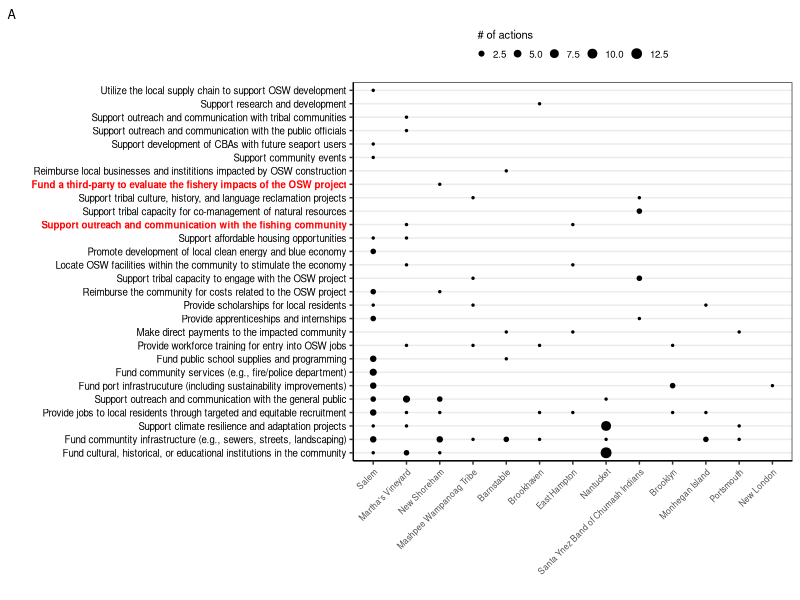
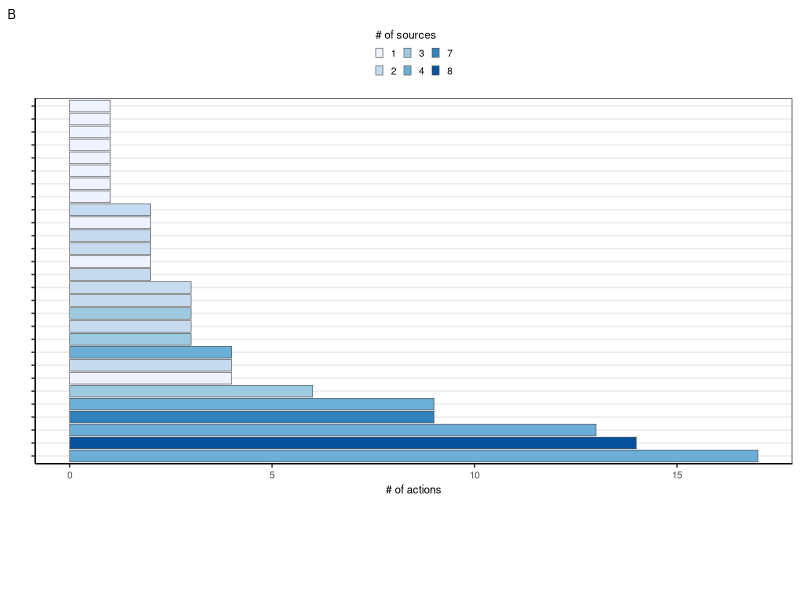
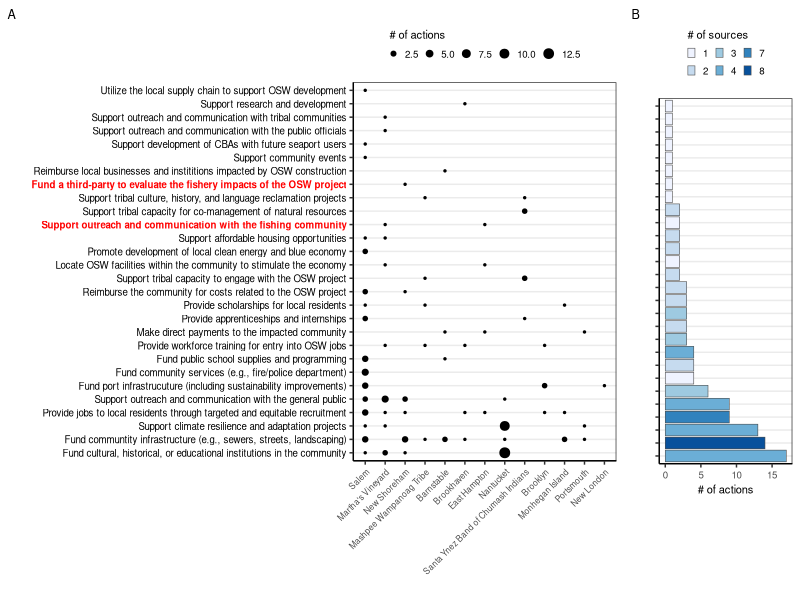

The R script that drew these images, in order: (Note: this script raises an error after producing the figures.)


# Clear workspace
rm(list = ls())

# Setup
################################################################################

# Packages
library(stringr)
library(tidyverse)

# Directories
tabledir <- "tables"
plotdir <- "figures"

# Read data
actions_orig <- readxl::read_excel("data/actions/action_database_other_cbas.xlsx", sheet=1)
measures_orig <- readxl::read_excel("data/actions/action_database_other_cbas.xlsx", sheet=2)
# att_key <- readxl::read_excel("data/actions/action_database.xlsx", sheet=3)


# Build data
################################################################################

# Action count
actions_tot <- actions_orig %>% 
  # Count
  group_by(strategy) %>% 
  summarize(n=n(),
            ntowns=n_distinct(town)) %>% 
  arrange(desc(n)) %>% 
  # Order
  mutate(strategy=factor(strategy, levels=strategy))

# Town name
towns <- actions_orig %>% 
  group_by(town) %>% 
  summarize(nstrategies=n_distinct(strategy)) %>% 
  ungroup() %>% 
  arrange(desc(nstrategies))

# Action stats
actions_by_town <- actions_orig %>% 
  # Count
  count(town, strategy) %>% 
  # Order sources
  mutate(town=factor(town, levels=towns$town),
         strategy=factor(strategy, levels=actions_tot$strategy))


# Plot data
################################################################################

# Custom fonts
font_faces <- ifelse(grepl("fish", levels(actions_by_town$strategy)), "bold", "plain")
font_colors <- ifelse(grepl("fish", levels(actions_by_town$strategy)), "red", "black")


# Base theme
base_theme <-  theme(axis.text=element_text(size=7),
                   axis.title=element_text(size=8),
                   legend.text=element_text(size=7),
                   legend.title=element_text(size=8),
                   plot.tag=element_text(size=9),
                   strip.text = element_text(size=8),
                   # Gridlines
                   panel.grid.major.x = element_blank(), 
                   panel.grid.minor.x = element_blank(),
                   panel.background = element_blank(), 
                   axis.line = element_line(colour = "black"),
                   # Legend
                   legend.key.size = unit(0.2, "cm"),
                   legend.key = element_rect(fill = NA, color=NA),
                   legend.background = element_rect(fill=alpha('blue', 0)))


# Plot data
g1 <- ggplot(actions_by_town, mapping=aes(x=town, y=strategy, size=n)) + # fill=n
  geom_point() +
  # geom_tile(color="black", lwd=0.2) +
  # Labels
  labs(x="", y="", tag="A") +
  # Legend
  scale_size_continuous(name="# of actions", range=c(0.5, 3)) +
  # scale_fill_gradientn(name="# of actions", colors=RColorBrewer::brewer.pal(9, "Blues")) +
  # Theme
  theme_bw() + base_theme +
  theme(legend.position="top",
        legend.title.position = "top",
        axis.text.y=element_text(face=font_faces, color=font_colors),
        axis.text.x = element_text(angle = 45, vjust = 1, hjust=1, size=6))
g1

g2 <- ggplot(actions_tot, mapping=aes(x=n, y=strategy, fill=as.character(ntowns))) +
  geom_bar(stat="identity", color="grey30", lwd=0.2) +
  # Labels
  labs(x="# of actions\n\n\n\n\n\n\n\n", 
       y="", 
       tag="B") +
  # Legend
  scale_fill_manual(name="# of sources",
                    values=RColorBrewer::brewer.pal(n_distinct(actions_tot$ntowns), "Blues")) +
  # scale_fill_gradientn(name="# of sources", 
  #                      colors=RColorBrewer::brewer.pal(9, "Blues")) +
  # Theme
  theme_bw() + base_theme +
  theme(axis.text.y=element_blank(),
        legend.position = "top",
        legend.title.position = "top")
g2

# Merges
g <- gridExtra::grid.arrange(g1, g2, nrow=1, widths=c(0.78, 0.22))

# Export figure
ggsave(g, filename=file.path(plotdir, "FigX_measures_by_town.png"), 
       width=6.5, height=6.5, units="in", dpi=600, bg="white")
